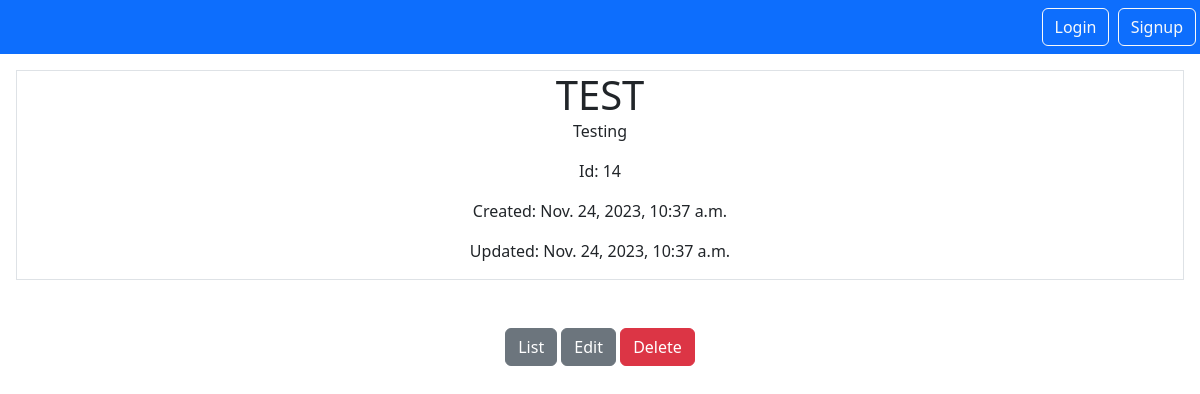
The page /portfolios/14 on the database its author committed.
### portfolio/models.py (models this page shows, shortened)
class Portfolio(models.Model):
    id = models.AutoField(primary_key=True)
    name = models.CharField(max_length=10, unique=True)
    description = models.CharField(max_length= 100, unique=False)
    created_on = models.DateTimeField(auto_now_add=True)
    updated_on = models.DateTimeField(auto_now=True)
    class Meta:
        db_table = "app_portfolio"
        ordering = ('name',)

### portfolio/views.py (the view)
# urls.py: path('portfolios/<int:pk>', views.PortfolioDetailView.as_view(), name='portfolio.details'),
class PortfolioDetailView(DetailView):
    model = Portfolio
    context_object_name = "portfolio"
    template_name = 'portfolio_details.html'

### portfolio/templates/portfolio_details.html
{% extends "base.html" %}
{% block content %}
<div class="border round">
    <h1 class="my-5">{{portfolio.name}}</h1>
    <p>{{portfolio.description}}</p>
    <p>Id: {{portfolio.id}}
    <p>Created: {{portfolio.created_on}}</p>
    <p>Updated: {{portfolio.updated_on}}</p>
</div>
<a href="{% url 'portfolio.list' %}" class="btn btn-secondary my-5">List</a>
<a href="{% url 'portfolio.update' pk=portfolio.id%}" class="btn btn-secondary">Edit</a>
<a href="{% url 'portfolio.delete' pk=portfolio.id%}" class="btn btn-danger">Delete</a>
{% endblock %}

### static/styles.css (style rules this page uses)
h1, h2 { display: inline; }

### rows shown on the page
Portfolio: name "TEST", description "Testing", id "14", created_on "Nov. 24, 2023, 10:37 a.m.", updated_on "Nov. 24, 2023, 10:37 a.m."
